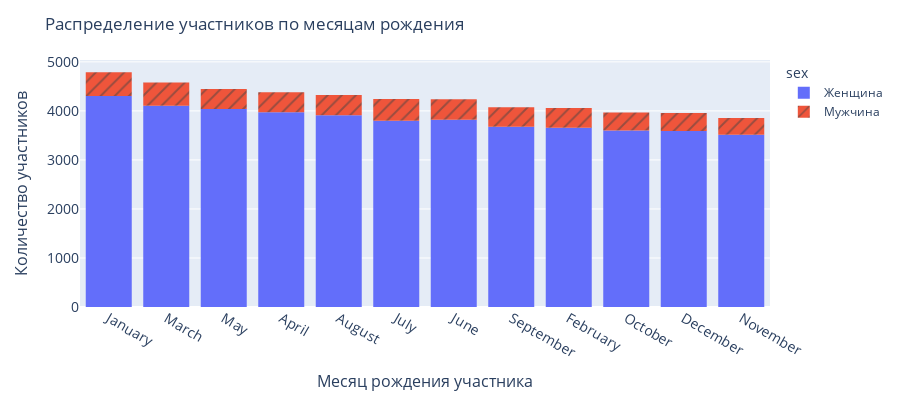

Notebook source saved alongside this figure:
### Markdown cell above
Наибольшее количество участников - участники рожденные с 1955 по 1959 год

### Code cell
df4 = viz.groupby(['sex', 'date_birth_month']).agg({'num_client': 'nunique'}).reset_index()
fig = px.histogram(df4, 
                   x="date_birth_month",
                   y="num_client",
                   color='sex',
                   pattern_shape="sex",
                   histfunc="sum",
                #    text_auto=True,
                   height=400)
fig.update_layout(title_text='Распределение участников по месяцам рождения',
                  xaxis_tickfont_size=14, 
                  yaxis=dict(
                      title='Количество участников', 
                      titlefont_size=16,
                      tickfont_size=14),
                  xaxis=dict(
                      title='Месяц рождения участника',
                      titlefont_size=16,
                      tickfont_size=14,
                      categoryorder="total descending"),
                 )
fig.show()

### Figure 1 — Plotly figure (JSON) as saved in the notebook; plotly's stock layout.template omitted (floating-point values rounded to 4 significant figures)
{"data": [{"alignmentgroup": "True", "bingroup": "x", "histfunc": "sum", "hovertemplate": "sex=Женщина<br>date_birth_month=%{x}<br>sum of num_client=%{y}<extra></extra>", "legendgroup": "Женщина", "marker": {"color": "#636efa", "pattern": {"shape": ""}}, "name": "Женщина", "offsetgroup": "Женщина", "orientation": "v", "showlegend": true, "type": "histogram", "x": ["April", "August", "December", "February", "January", "July", "June", "March", "May", "November", "October", "September"], "xaxis": "x", "y": [3970, 3909, 3589, 3654, 4306, 3799, 3817, 4103, 4039, 3511, 3598, 3676], "yaxis": "y"}, {"alignmentgroup": "True", "bingroup": "x", "histfunc": "sum", "hovertemplate": "sex=Мужчина<br>date_birth_month=%{x}<br>sum of num_client=%{y}<extra></extra>", "legendgroup": "Мужчина", "marker": {"color": "#EF553B", "pattern": {"shape": "/"}}, "name": "Мужчина", "offsetgroup": "Мужчина", "orientation": "v", "showlegend": true, "type": "histogram", "x": ["April", "August", "December", "February", "January", "July", "June", "March", "May", "November", "October", "September"], "xaxis": "x", "y": [411, 415, 369, 404, 480, 442, 420, 476, 407, 345, 370, 396], "yaxis": "y"}], "layout": {"barmode": "relative", "height": 400, "legend": {"title": {"text": "sex"}, "tracegroupgap": 0}, "margin": {"t": 60}, "title": {"text": "Распределение участников по месяцам рождения"}, "xaxis": {"anchor": "y", "categoryorder": "total descending", "domain": [0, 1], "tickfont": {"size": 14}, "title": {"font": {"size": 16}, "text": "Месяц рождения участника"}}, "yaxis": {"anchor": "x", "domain": [0, 1], "tickfont": {"size": 14}, "title": {"font": {"size": 16}, "text": "Количество участников"}}}}
